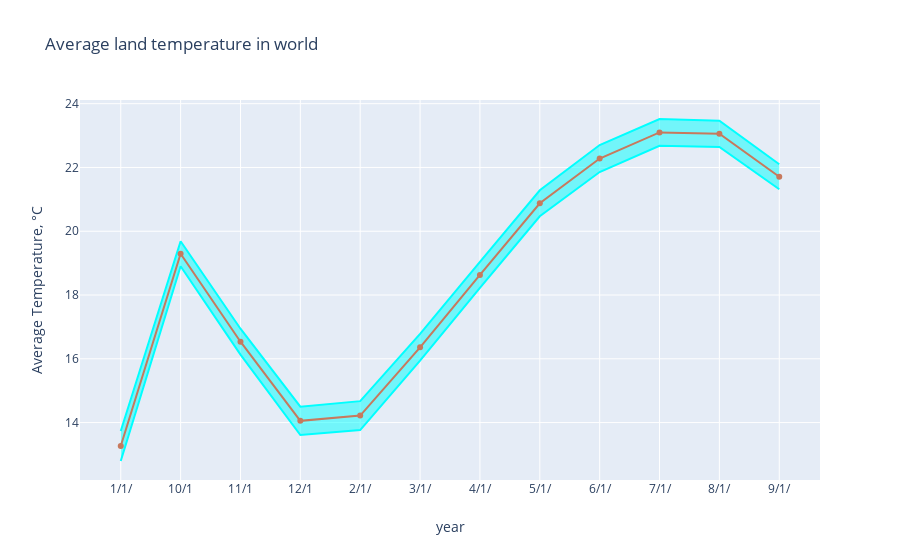

Notebook source saved alongside this figure:
### Code cell
# Is there a global warming?
#global_temp = pd.read_csv("../input/GlobalTemperatures.csv")

#Extract the year from a date
years = np.unique(global_temp_country['dt'].apply(lambda x: x[:4]))
mean_temp_world = []
mean_temp_world_uncertainty = []

for year in years:
    mean_temp_world.append(global_temp_country[global_temp_country['dt'].apply(
        lambda x: x[:4]) == year]['AverageTemperature'].mean())
    mean_temp_world_uncertainty.append(global_temp_country[global_temp_country['dt'].apply(
                lambda x: x[:4]) == year]['AverageTemperatureUncertainty'].mean())

trace0 = go.Scatter(
    x = years, 
    y = np.array(mean_temp_world) + np.array(mean_temp_world_uncertainty),
    fill= None,
    mode='lines',
    name='Uncertainty top',
    line=dict(
        color='rgb(0, 255, 255)',
    )
)
trace1 = go.Scatter(
    x = years, 
    y = np.array(mean_temp_world) - np.array(mean_temp_world_uncertainty),
    fill='tonexty',
    mode='lines',
    name='Uncertainty bot',
    line=dict(
        color='rgb(0, 255, 255)',
    )
)

trace2 = go.Scatter(
    x = years, 
    y = mean_temp_world,
    name='Average Temperature',
    line=dict(
        color='rgb(199, 121, 093)',
    )
)
data = [trace0, trace1, trace2]

layout = go.Layout(
    xaxis=dict(title='year'),
    yaxis=dict(title='Average Temperature, °C'),
    title='Average land temperature in world',
    showlegend = False)

fig = go.Figure(data=data, layout=layout)
py.iplot(fig)

### Figure 1 — Plotly figure (JSON) as saved in the notebook; plotly's stock layout.template omitted (floating-point values rounded to 4 significant figures)
{"data": [{"line": {"color": "rgb(0, 255, 255)"}, "mode": "lines", "name": "Uncertainty top", "type": "scatter", "x": ["1/1/", "10/1", "11/1", "12/1", "2/1/", "3/1/", "4/1/", "5/1/", "6/1/", "7/1/", "8/1/", "9/1/"], "y": [13.73, 19.69, 16.94, 14.5, 14.67, 16.78, 19.04, 21.28, 22.7, 23.52, 23.47, 22.1]}, {"fill": "tonexty", "line": {"color": "rgb(0, 255, 255)"}, "mode": "lines", "name": "Uncertainty bot", "type": "scatter", "x": ["1/1/", "10/1", "11/1", "12/1", "2/1/", "3/1/", "4/1/", "5/1/", "6/1/", "7/1/", "8/1/", "9/1/"], "y": [12.8, 18.9, 16.13, 13.61, 13.77, 15.94, 18.22, 20.47, 21.86, 22.68, 22.65, 21.32]}, {"line": {"color": "rgb(199, 121, 093)"}, "name": "Average Temperature", "type": "scatter", "x": ["1/1/", "10/1", "11/1", "12/1", "2/1/", "3/1/", "4/1/", "5/1/", "6/1/", "7/1/", "8/1/", "9/1/"], "y": [13.26, 19.3, 16.54, 14.05, 14.22, 16.36, 18.63, 20.88, 22.28, 23.1, 23.06, 21.71]}], "layout": {"showlegend": false, "title": {"text": "Average land temperature in world"}, "xaxis": {"title": {"text": "year"}}, "yaxis": {"title": {"text": "Average Temperature, °C"}}}}
